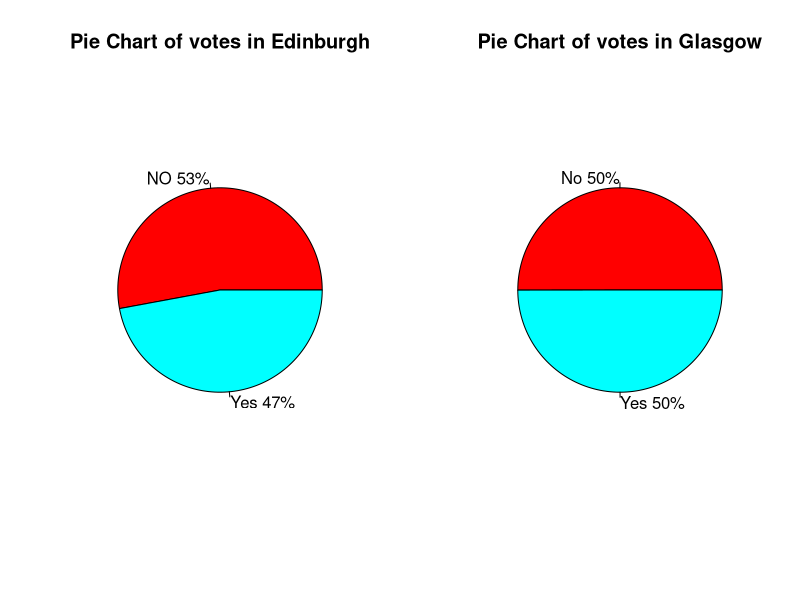
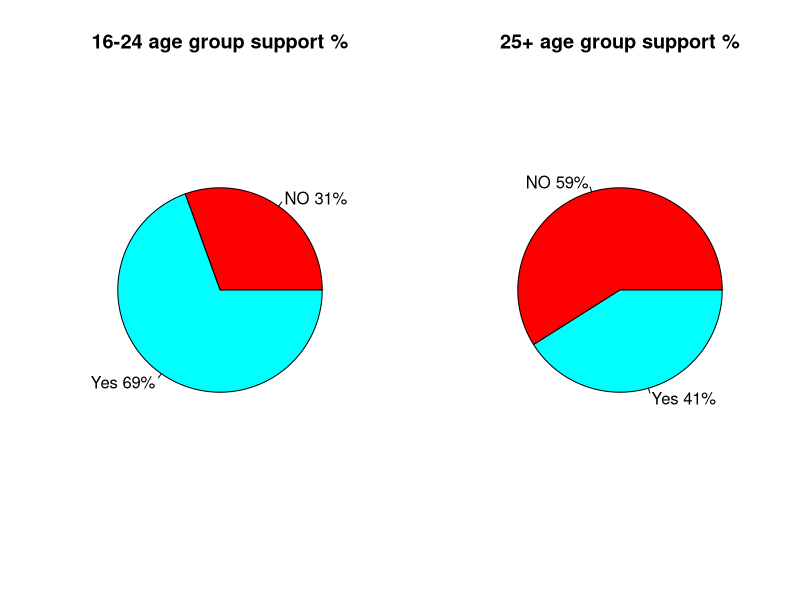
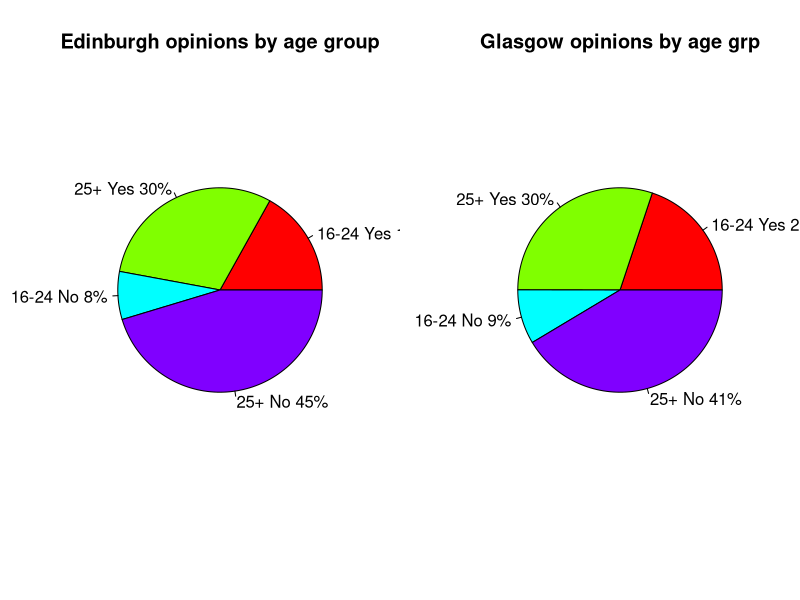

Write the R code that produced these figures, in order.
## ---- chunk 1
Edinburgh.Yes <- c(80100,143000)
Edinburgh.No <- c(35900,214800)
Glasgow.Yes <- c(99400,150400)
Glasgow.No <- c(43000,207000)

polls <- data.frame(Edinburgh.Yes = Edinburgh.Yes,Edinburgh.No, Glasgow.Yes, Glasgow.No)
rownames(polls) <- c('16-24','25+')

polls
## ---- chunk 2
library(tidyr)
library(dplyr)
polls <- mutate(polls,Age_Group=rownames(polls))
rownames(polls) <- NULL

polls
## ---- chunk 3
polls <- gather(polls,City,Votes,-Age_Group)
polls
## ---- chunk 4
  polls <- separate(polls,City,into=c("City","Opinion"), sep = "\\.")
  polls
## ---- chunk 5
s_Edinburgh <- sum(polls[polls$City=="Edinburgh",]$Votes)
s_Glasgow <- sum(polls[polls$City=="Glasgow",]$Votes)

polls_by_city <- summarise(group_by(polls,City, Opinion),Votes=(sum(Votes)))

polls_by_city$Votes[polls_by_city$City=="Edinburgh"] <- (polls_by_city$Votes[polls_by_city$City=="Edinburgh"] / s_Edinburgh)*100
polls_by_city$Votes[polls_by_city$City=="Glasgow"] <- (polls_by_city$Votes[polls_by_city$City=="Glasgow"] / s_Glasgow)*100

polls_by_city

par(mfrow=c(1,2))

slices <- c(polls_by_city$Votes[polls_by_city$City=="Edinburgh"]) 

lbls <- c("NO", "Yes")

lbls <- paste(lbls, round(slices)) 
 lbls <- paste(lbls,"%",sep="")  
 pie(slices,labels = lbls, col=rainbow(length(lbls)),
    main="Pie Chart of votes in Edinburgh") 


slices <- c(polls_by_city$Votes[polls_by_city$City=="Glasgow"]) 



lbls <- c("No","Yes")


lbls <- paste(lbls, round(slices)) 
 lbls <- paste(lbls,"%",sep="")  
 pie(slices,labels = lbls, col=rainbow(length(lbls)),
    main="Pie Chart of votes in Glasgow") 
## ---- chunk 6

s_16_24_age <- sum(polls[polls$Age_Group=="16-24",]$Votes)
s_25_age <- sum(polls[polls$Age_Group=="25+",]$Votes)

polls_by_age_group <- summarise(group_by(polls,Age_Group, Opinion),Votes=(sum(Votes)))

polls_by_age_group$Votes[polls_by_age_group$Age_Group == "16-24"] <- (polls_by_age_group$Votes[polls_by_age_group$Age_Group == "16-24"] / s_16_24_age)*100
polls_by_age_group$Votes[polls_by_age_group$Age_Group == "25+"] <- (polls_by_age_group$Votes[polls_by_age_group$Age_Group == "25+"] / s_25_age)*100
  
polls_by_age_group

par(mfrow=c(1,2))

slices <- c(polls_by_age_group$Votes[polls_by_age_group$Age_Group == "16-24"])
lbls <- c("NO", "Yes")

lbls <- paste(lbls, round(slices)) # add percents to labels 
 lbls <- paste(lbls,"%",sep="") # ad % to labels 
 pie(slices,labels = lbls, col=rainbow(length(lbls)),
    main="16-24 age group support %") 


slices <- c(polls_by_age_group$Votes[polls_by_age_group$Age_Group == "25+"])
lbls <- c("NO", "Yes")

lbls <- paste(lbls, round(slices)) # add percents to labels 
 lbls <- paste(lbls,"%",sep="") # ad % to labels 
 pie(slices,labels = lbls, col=rainbow(length(lbls)),
    main="25+ age group support %") 


## ---- chunk 7
poll_percents <- polls
poll_percents$Votes[poll_percents$City == "Edinburgh"] <- (poll_percents$Votes[poll_percents$City == "Edinburgh"] / s_Edinburgh) * 100
poll_percents$Votes[poll_percents$City == "Glasgow"] <- (poll_percents$Votes[poll_percents$City == "Glasgow"] / s_Glasgow) * 100
poll_percents
## ---- chunk 8
#par(mfrow=c(1,2))

slices <- c(poll_percents$Votes[poll_percents$City=="Edinburgh"]) 

lbls <- c("16-24 Yes","25+ Yes", "16-24 No", "25+ No")

lbls <- paste(lbls, round(slices)) 
 lbls <- paste(lbls,"%",sep="")  
 pie(slices,labels = lbls, col=rainbow(length(lbls)),
    main="Edinburgh opinions by age group") 


slices <- c(poll_percents$Votes[poll_percents$City=="Glasgow"]) 

lbls <- c("16-24 Yes","25+ Yes", "16-24 No", "25+ No")

lbls <- paste(lbls, round(slices)) 
 lbls <- paste(lbls,"%",sep="")  
 pie(slices,labels = lbls, col=rainbow(length(lbls)),
    main="Glasgow opinions by age grp") 

## ---- chunk 9
library(tidyr)
poll_percents$City_Opinion <- paste(poll_percents$City,".",poll_percents$Opinion,sep="")
poll_percents$City <- NULL
poll_percents$Opinion <- NULL
spread(poll_percents,City_Opinion, Votes)
